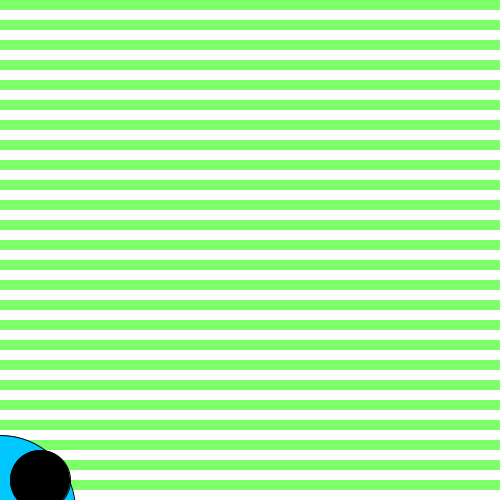
Frame 1 (no input)
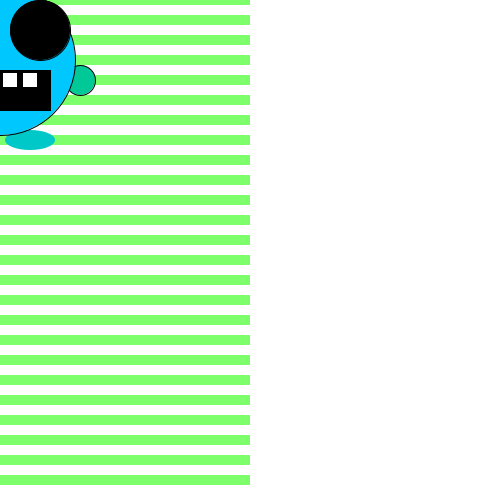
Frame 60 (the mouse pressed at the canvas centre just before this capture)
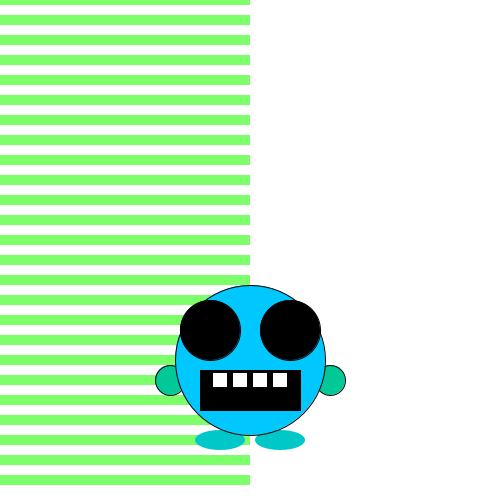
Frame 120 (the mouse held since frame 60 and released just before this capture)

The Processing sketch that drew these frames (run headless with seeded random() and noise(); from frame 60 on, the mouse is pressed at the canvas centre):

// Processing sketch: processing_130083
// ── processing_130083.pde

int monsterX;
int monsterY;
int richting;
int teller;
boolean test;
int y;
int spatie;
int stop;


void setup(){
size(500,500);
background(255,255,255);
monsterY = 500;
richting = 10;
teller = 0;
test = true;
y = 0;
spatie = 20;
stop = 500;
}
 
void draw(){
  monsterX = mouseX;
  monsterY = monsterY + richting;
background(255,255,255);

while(y < stop){
   println("test");
   noStroke();
   fill(124,255,107);
   rect(0,y,500,10);
   y = y + spatie;}
   y=0;


if(monsterY < 0|| monsterY > height){
richting = -richting;
teller = teller + 1;
}
   
  fill(0,200,200);
ellipseMode(CENTER);
ellipse(monsterX+30,monsterY+80,50,20);
 
fill(0,200,200);
ellipseMode(CENTER);
ellipse(monsterX-30,monsterY+80,50,20);
   
  stroke(0);
fill(0,200,150);
ellipseMode(CENTER);
ellipse(monsterX-80,monsterY+20,30,30);
 
stroke(0);
fill(0,200,150);
ellipseMode(CENTER);
ellipse(monsterX+80,monsterY+20,30,30);
 
stroke(0);
if(test){fill(0,200,255);}
if(!test){fill(5,100,20);}
if(teller == 10){ teller = 0; test = !test;}

ellipseMode(CENTER);
ellipse(monsterX,monsterY,150,150);
 
stroke(0);
fill(0);
ellipseMode(CENTER);
ellipse(monsterX-40,monsterY-30,60,60);
 
stroke(0);
fill(0);
ellipseMode(CENTER);
ellipse(monsterX+40,monsterY-30,60,60);
 
 
 
stroke(0);
fill(0);
rectMode(CENTER);
rect(monsterX,monsterY+30,100,40);
 
stroke(0);
fill(255);
rect(monsterX-30,monsterY+20,15,15);
 
stroke(0);
fill(255);
rect(monsterX-10,monsterY+20,15,15);
 
stroke(0);
fill(255);
rect(monsterX+10,monsterY+20,15,15);
 
stroke(0);
fill(255);
rect(monsterX+30,monsterY+20,15,15);
 
 println(teller);

}
